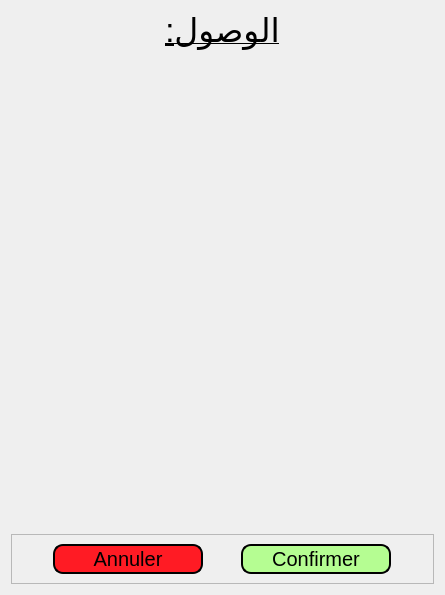
<?xml version="1.0" encoding="UTF-8"?>
<ui version="4.0">
 <class>Form</class>
 <widget class="QWidget" name="Form">
  <property name="geometry">
   <rect>
    <x>0</x>
    <y>0</y>
    <width>445</width>
    <height>595</height>
   </rect>
  </property>
  <property name="windowTitle">
   <string>Form</string>
  </property>
  <layout class="QVBoxLayout" name="verticalLayout">
   <item alignment="Qt::AlignTop">
    <widget class="QLabel" name="title">
     <property name="sizePolicy">
      <sizepolicy hsizetype="Expanding" vsizetype="Preferred">
       <horstretch>0</horstretch>
       <verstretch>0</verstretch>
      </sizepolicy>
     </property>
     <property name="font">
      <font>
       <pointsize>25</pointsize>
       <underline>true</underline>
      </font>
     </property>
     <property name="text">
      <string>الوصول:</string>
     </property>
     <property name="alignment">
      <set>Qt::AlignCenter</set>
     </property>
    </widget>
   </item>
   <item>
    <widget class="QWidget" name="widget" native="true">
     <property name="sizePolicy">
      <sizepolicy hsizetype="Preferred" vsizetype="Expanding">
       <horstretch>0</horstretch>
       <verstretch>0</verstretch>
      </sizepolicy>
     </property>
    </widget>
   </item>
   <item alignment="Qt::AlignBottom">
    <widget class="QFrame" name="frame">
     <property name="frameShape">
      <enum>QFrame::StyledPanel</enum>
     </property>
     <property name="frameShadow">
      <enum>QFrame::Raised</enum>
     </property>
     <layout class="QHBoxLayout" name="horizontalLayout">
      <item>
       <widget class="QPushButton" name="cancel_btn">
        <property name="sizePolicy">
         <sizepolicy hsizetype="Maximum" vsizetype="Maximum">
          <horstretch>0</horstretch>
          <verstretch>0</verstretch>
         </sizepolicy>
        </property>
        <property name="minimumSize">
         <size>
          <width>150</width>
          <height>30</height>
         </size>
        </property>
        <property name="font">
         <font>
          <pointsize>15</pointsize>
         </font>
        </property>
        <property name="styleSheet">
         <string notr="true">border: 2px solid;
background-color: rgb(255, 27, 36);
border-color: rgb(0, 0, 0);
border-radius: 10px;</string>
        </property>
        <property name="text">
         <string>Annuler</string>
        </property>
        <property name="shortcut">
         <string>Ctrl+E</string>
        </property>
       </widget>
      </item>
      <item>
       <widget class="QPushButton" name="confirm_btn">
        <property name="sizePolicy">
         <sizepolicy hsizetype="Maximum" vsizetype="Maximum">
          <horstretch>0</horstretch>
          <verstretch>0</verstretch>
         </sizepolicy>
        </property>
        <property name="minimumSize">
         <size>
          <width>150</width>
          <height>30</height>
         </size>
        </property>
        <property name="font">
         <font>
          <pointsize>15</pointsize>
         </font>
        </property>
        <property name="styleSheet">
         <string notr="true">border: 2px solid;
background-color: rgb(181, 253, 146);
border-color: rgb(0, 0, 0);
border-radius: 10px;</string>
        </property>
        <property name="text">
         <string>Confirmer</string>
        </property>
        <property name="shortcut">
         <string>Ctrl+E</string>
        </property>
       </widget>
      </item>
     </layout>
    </widget>
   </item>
  </layout>
 </widget>
 <resources/>
 <connections/>
</ui>
